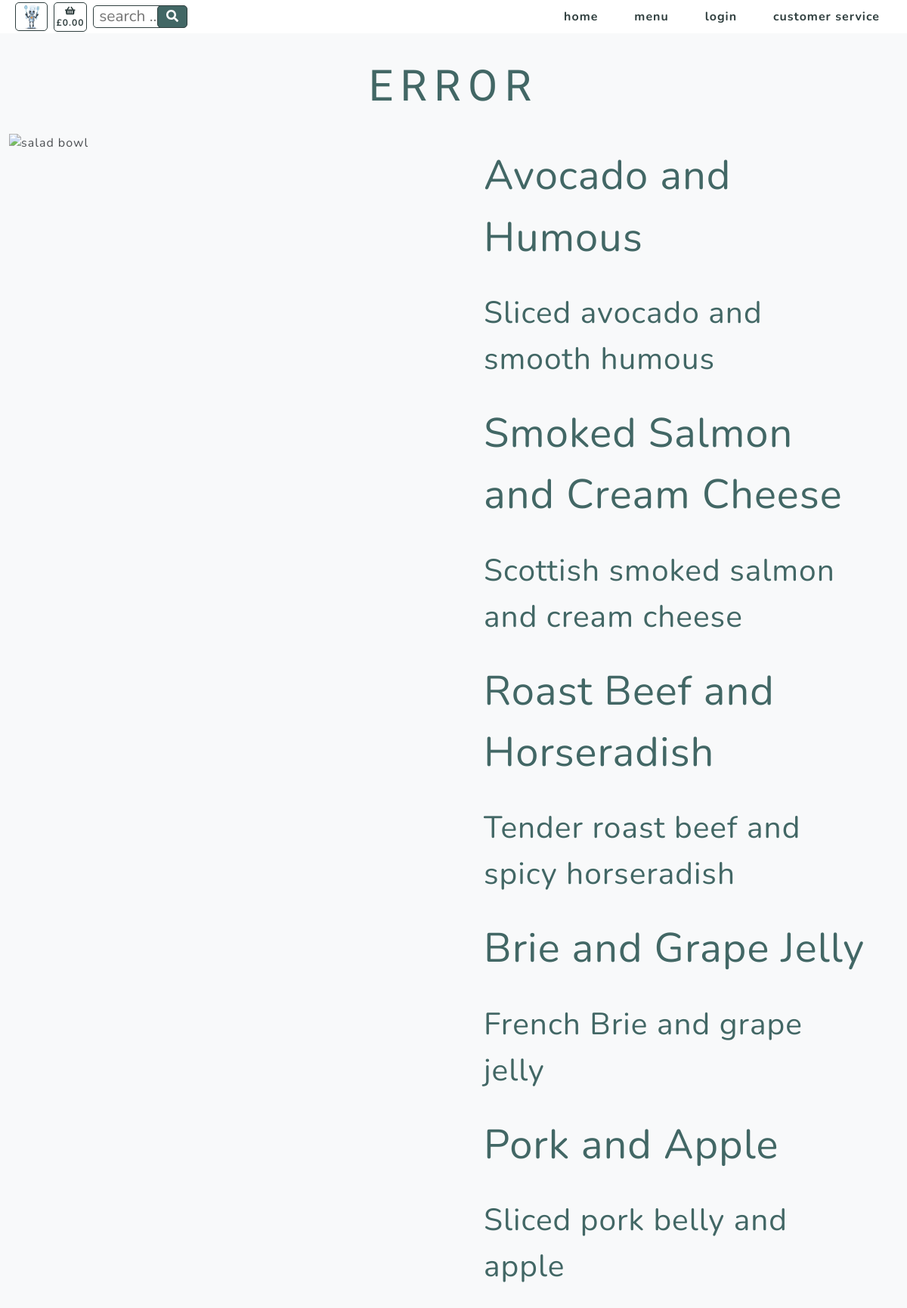
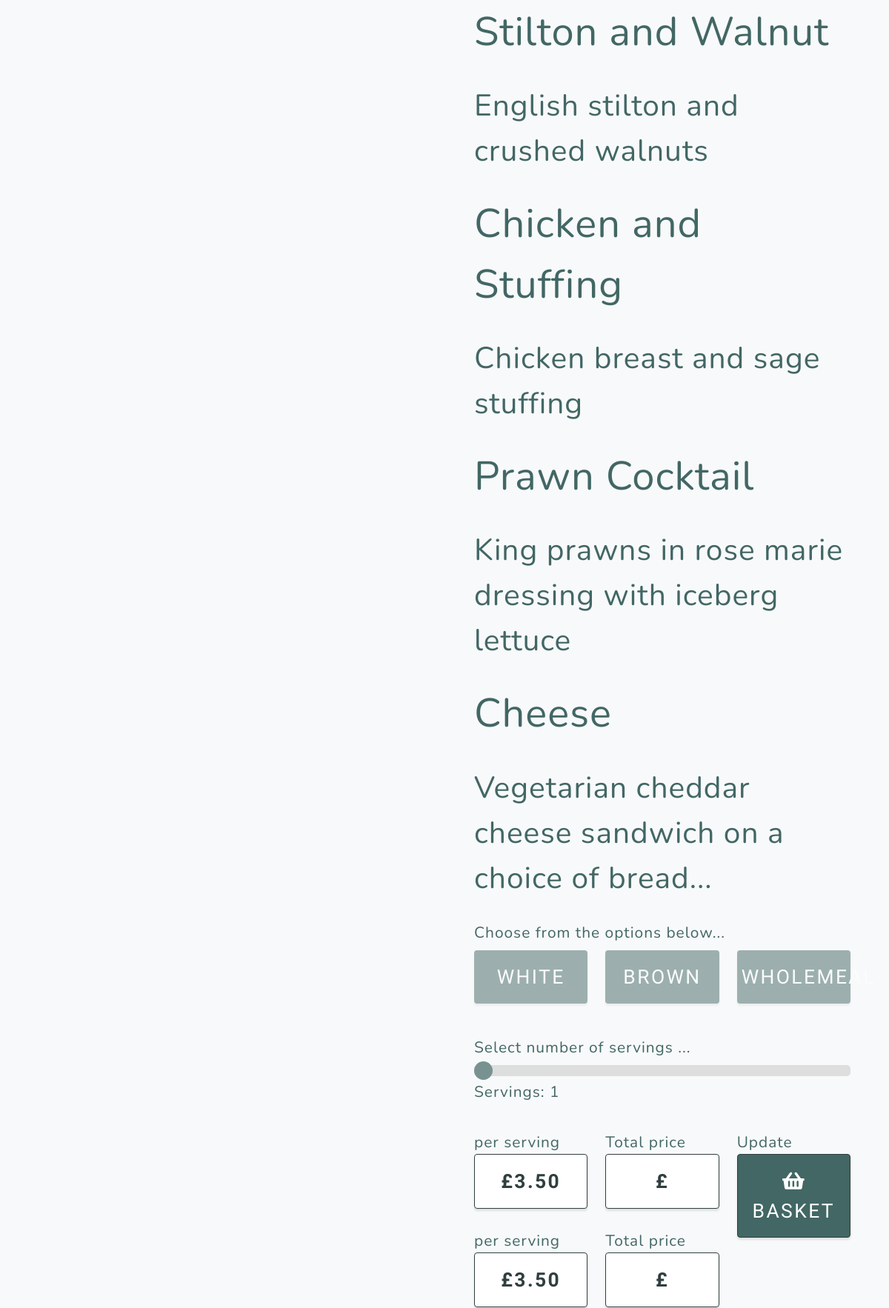
Page /products/edit_product/ (upper part) on the committed database (2 pictures, top to bottom).
### products/models.py (models this page shows, shortened)
class Product(models.Model):
    category = models.ForeignKey('Category', null=True,
                                 on_delete=models.SET_NULL)
    id_no = models.CharField(max_length=254, null=True)
    name = models.CharField(max_length=254)
    description = models.CharField(max_length=254)
    price = models.DecimalField(max_digits=6, decimal_places=2)
    range = models.CharField(max_length=254, null=True)

class Options(models.Model):
    class Meta:
        verbose_name_plural = 'Options'
    category = models.ForeignKey('Category', null=True, blank=True,
                                 on_delete=models.SET_NULL)
    id_no = models.CharField(max_length=254, null=True)
    option1 = models.CharField(max_length=24)
    option2 = models.CharField(max_length=24)
    option3 = models.CharField(max_length=24)

### products/views.py (the view, shortened to what this page needs)
# urls.py: path('edit_product/', views.edit_product, name='edit_product'),
def edit_product(request):
    """ check for a basket cookie """
    context_items = basket_context(request)
    basket_total = context_items['basket_total']
    cookie_key = context_items['cookie_key']
    category = ""
    products = ""
    product = ""
    selected = ""
    image = ""
    options = ""
    servings = ""
    total_price = ""
    item_number = ""
    servings_plusten = ""
    edit = "edit"
    categories = Category.objects.all()
    products = Product.objects.all()
    options = Options.objects.all()
    basket = Basket.objects.all()
    context = {
            'products': products,
            'category': category,
            'product': product,
            'selected': selected,
            'image': image,
            'options': options,
            'servings': servings,
            'total_price': total_price,
            'item_number': item_number,
            'servings_plusten': servings_plusten,
            'edit': edit,
            'cookie_key': cookie_key,
            'basket_total': basket_total,
        }
    return render(request, 'products/edit_product.html', context)

### basket/contexts.py (called while the page is built)
def basket_context(request):
    cookie_key = settings.COOKIE_KEY
    try:
        cookie = request.COOKIES[cookie_key]
        basket_total = Basket.objects.filter(cookie=cookie).aggregate(Sum('total_price'))
        if basket_total['total_price__sum'] is None:
            basket_total = ""
    except KeyError:
        basket_total = ""
        cookie = 99999999
    context = {
            'cookie': cookie,
            'cookie_key': cookie_key,
            'basket_total': basket_total,
        }
    return context

### products/templates/products/edit_product.html (shortened to what this page needs)
{% extends "base.html" %}
{% load static %}
{% block content %}
    <section class="products-section bg-light" id="products">
        <div class="container">
            <div class="row justify-content-center no-gutters">
                <div class="col-xl-12">
                    {% if category %}
                        <div class="product-text-one mx-auto text-uppercase text-center flex-margin-b">
                            <a class="text-blue" href="{% url 'products' %}?category={{ category }}">{{ category }}</a>
                        </div>
                    {% else %}
                        <h1 class="product-text-one mx-auto text-uppercase text-center flex-margin-b text-blue">Error</h1>
                    {% endif %}
                </div>
                <div class="col-xl-6">
                    {% if category %}
                        {% for image in image %}
                            <img class="img-fluid image-80" src="{{ image.image }}" alt="{{ category }} image" />
                        {% endfor %}
                    {% else %}
                        <img class="img-fluid image-80" src="/media/assets/img/pexels-kaboompics-com-5928.jpg" alt="salad bowl" />
                    {% endif %}
                </div>
                <div class="col-xl-6">
                    <div class="text-center h-100 project">
                        <div class="d-flex h-100">
                            <div class="product-container w-100 mt-0 text-center text-xl-left">
                                {% for product in products %}
                                    <div class="product-text-header mx-auto flex-margin-b text-blue">
                                        {{ product.name }}
                                    </div>
                                    <div class="product-text-two mx-auto flex-margin-b text-blue">
                                        {{ product.description }}
                                    </div>
                                {% endfor %}
                                <div class="text-blue text-xs mb-2">
                                    Choose from the options below...
                                </div>
                                <div class="row">
                                    <div class="col-4">
                                        {% if selected == "selected-one" %}
                                            {% for option in options %}
                                                <a class="product-selected masthead-button btn btn-primary js-scroll-trigger flex-margin-b"
                                                    href="{% url 'product_detail' %}?product_edit={{ category }},{{ product }},selected-one,{{ item_number }},{{ servings }}">
                                                    {{ option.option1 }}</a>
                                            {% endfor %}
                                        {% else %}
                                            {% for option in options %}
                                                <a class="product-unselected masthead-button btn btn-primary js-scroll-trigger flex-margin-b"
                                                    href="{% url 'product_detail' %}?product_edit={{ category }},{{ product }},selected-one,{{ item_number }},{{ servings }}">
                                                    {{ option.option1 }}</a>
                                            {% endfor %}
                                        {% endif %}
                                    </div>
                                    <div class="col-4">
                                        {% if selected == "selected-two" %}
                                            {% for option in options %}
                                                <a class="product-selected masthead-button btn btn-primary js-scroll-trigger flex-margin-b"
                                                    href="{% url 'product_detail' %}?product_edit={{ category }},{{ product }},selected-two,{{ item_number }},{{ servings }}">
                                                    {{ option.option2 }}</a>
                                            {% endfor %}
                                        {% else %}
                                            {% for option in options %}
                                                <a class="product-unselected masthead-button btn btn-primary js-scroll-trigger flex-margin-b"
                                                    href="{% url 'product_detail' %}?product_edit={{ category }},{{ product }},selected-two,{{ item_number }},{{ servings }}">
                                                    {{ option.option2 }}</a>
                                            {% endfor %}
                                        {% endif %}
                                    </div>
                                    <div class="col-4">
                                        {% if selected == "selected-three" %}
                                            {% for option in options %}
                                                <a class="product-selected masthead-button btn btn-primary js-scroll-trigger flex-margin-b"
                                                    href="{% url 'product_detail' %}?product_edit={{ category }},{{ product }},selected-three,{{ item_number }},{{ servings }}">
                                                    {{ option.option3 }}</a>
                                            {% endfor %}
                                        {% else %}
                                            {% for option in options %}
                                                <a class="product-unselected masthead-button btn btn-primary js-scroll-trigger flex-margin-b"
                                                    href="{% url 'product_detail' %}?product_edit={{ category }},{{ product }},selected-three,{{ item_number }},{{ servings }}">
                                                    {{ option.option3 }}</a>
                                            {% endfor %}
                                        {% endif %}
                                    </div>
                                    <div class="col-12 mt-3 slidecontainer">
                                        <div class="text-blue text-xs mb-2">Select number of servings ...</div>
                                        {% if servings_plusten %}
                                            <input type="range" min="1" max="{{ servings_plusten }}" value="{{ servings }}" class="slider" id="myRange">
                                        {% else %}
                                            <input type="range" min="1" max="10" value="1" class="slider" id="myRange">
                                        {% endif %}
                                        <p class="text-blue text-xs mb-2">Servings: <span id="demo"></span></p>
                                    </div>
                                    <div class="col-4 flex-margin-t">
                                        {% for product in products %}
                                            <div class="text-blue text-xs">
                                                per serving
                                            </div>
                                            <div id="serving-price"  class="price-button border-solid js-scroll-trigger flex-margin-b bold">
                                                £{{ product.price }}
                                            </div>
                                        {% endfor %}
                                    </div>
                                    <div class="col-4 flex-margin-t">
                                        {% for product in products %}
                                            <div class="text-blue text-xs">
                                                Total price
                                            </div>
                                            <div id="total-price" class="price-button border-solid js-scroll-trigger flex-margin-b bold">
                                                £{{ total_price }}
                                            </div>
                                        {% endfor %}
                                    </div>
                                    <div class="col-4 flex-margin-t">
                                        <div class="text-blue text-xs">
                                            Update
                                        </div>
                                        <form action="{% url 'basket' %}?product_edit={{ category }},{{ product }},{{ selected }},{{ item_number }}" method="post">
                                            <div>
                                                <button type="submit" class="product-selected border-solid masthead-button btn btn-primary js-scroll-trigger flex-margin-b">
                                                    <i class="fa fa-shopping-basket" aria-hidden="true"></i> basket
                                                </button>
                                            </div>
                                        </form>
                                    </div>
                                </div>
                            </div>
                        </div>
                    </div>
                </div>
            </div>
        </div>
    </section>
{% endblock %}

### static/css/slider.css (style rules this page uses)
.slidecontainer { width: 100%; }
.slider { -webkit-appearance: none; appearance: none; width: 100%; height: 15px; border-radius: 5px; background: #d3d3d3; outline: none; opacity: 0.7; -webkit-transition: .2s; transition: opacity .2s; }

### rows in the picture
Product: name "Avocado and Humous", description "Sliced avocado and smooth humous", price "3.50"
Product: name "Smoked Salmon and Cream Cheese", description "Scottish smoked salmon and cream cheese", price "3.50"
Product: name "Roast Beef and Horseradish", description "Tender roast beef and spicy horseradish"
Product: name "Brie and Grape Jelly", description "French Brie and grape jelly"
Product: name "Pork and Apple", description "Sliced pork belly and apple"
Product: name "Stilton and Walnut", description "English stilton and crushed walnuts"
Product: name "Chicken and Stuffing", description "Chicken breast and sage stuffing"
Product: name "Prawn Cocktail", description "King prawns in rose marie dressing with iceberg lettuce"
Product: name "Cheese", description "Vegetarian cheddar cheese sandwich on a choice of bread..."
Options: option1 "WHITE", option2 "BROWN", option3 "WHOLEMEAL"
